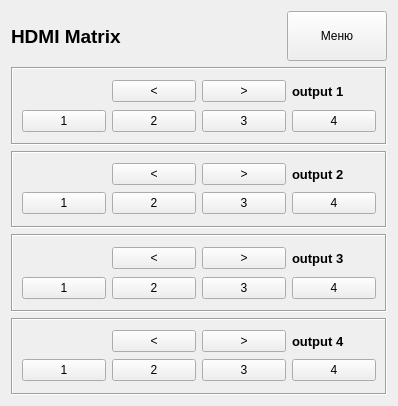
<?xml version="1.0" encoding="UTF-8"?>
<ui version="4.0">
 <class>FormHdmiRC</class>
 <widget class="QWidget" name="FormHdmiRC">
  <property name="windowModality">
   <enum>Qt::WindowModal</enum>
  </property>
  <property name="geometry">
   <rect>
    <x>0</x>
    <y>0</y>
    <width>398</width>
    <height>406</height>
   </rect>
  </property>
  <property name="sizePolicy">
   <sizepolicy hsizetype="Fixed" vsizetype="Fixed">
    <horstretch>0</horstretch>
    <verstretch>0</verstretch>
   </sizepolicy>
  </property>
  <property name="windowTitle">
   <string>Управление</string>
  </property>
  <layout class="QGridLayout" name="gridLayout">
   <item row="2" column="0">
    <widget class="QFrame" name="frameOut2">
     <property name="sizePolicy">
      <sizepolicy hsizetype="Preferred" vsizetype="Preferred">
       <horstretch>0</horstretch>
       <verstretch>0</verstretch>
      </sizepolicy>
     </property>
     <property name="font">
      <font>
       <strikeout>false</strikeout>
      </font>
     </property>
     <property name="frameShape">
      <enum>QFrame::Box</enum>
     </property>
     <property name="frameShadow">
      <enum>QFrame::Sunken</enum>
     </property>
     <property name="midLineWidth">
      <number>0</number>
     </property>
     <layout class="QGridLayout" name="gridLayout_3">
      <item row="1" column="2">
       <widget class="QPushButton" name="btnOut2_inp3">
        <property name="font">
         <font>
          <strikeout>false</strikeout>
          <kerning>true</kerning>
         </font>
        </property>
        <property name="text">
         <string>3</string>
        </property>
       </widget>
      </item>
      <item row="1" column="0">
       <widget class="QPushButton" name="btnOut2_inp1">
        <property name="font">
         <font>
          <strikeout>false</strikeout>
          <kerning>true</kerning>
         </font>
        </property>
        <property name="text">
         <string>1</string>
        </property>
       </widget>
      </item>
      <item row="0" column="1">
       <widget class="QPushButton" name="btnOut2_prev">
        <property name="font">
         <font>
          <strikeout>false</strikeout>
          <kerning>true</kerning>
         </font>
        </property>
        <property name="text">
         <string>&lt;</string>
        </property>
       </widget>
      </item>
      <item row="1" column="1">
       <widget class="QPushButton" name="btnOut2_inp2">
        <property name="font">
         <font>
          <strikeout>false</strikeout>
          <kerning>true</kerning>
         </font>
        </property>
        <property name="text">
         <string>2</string>
        </property>
       </widget>
      </item>
      <item row="0" column="3">
       <widget class="QLabel" name="lbOut2">
        <property name="font">
         <font>
          <pointsize>10</pointsize>
          <weight>75</weight>
          <bold>true</bold>
          <strikeout>false</strikeout>
         </font>
        </property>
        <property name="text">
         <string>output 2</string>
        </property>
       </widget>
      </item>
      <item row="0" column="2">
       <widget class="QPushButton" name="btnOut2_next">
        <property name="font">
         <font>
          <strikeout>false</strikeout>
          <kerning>true</kerning>
         </font>
        </property>
        <property name="text">
         <string>&gt;</string>
        </property>
        <property name="default">
         <bool>false</bool>
        </property>
        <property name="flat">
         <bool>false</bool>
        </property>
       </widget>
      </item>
      <item row="1" column="3">
       <widget class="QPushButton" name="btnOut2_inp4">
        <property name="font">
         <font>
          <strikeout>false</strikeout>
          <kerning>true</kerning>
         </font>
        </property>
        <property name="text">
         <string>4</string>
        </property>
       </widget>
      </item>
     </layout>
    </widget>
   </item>
   <item row="4" column="0">
    <widget class="QFrame" name="frameOut4">
     <property name="font">
      <font>
       <strikeout>false</strikeout>
      </font>
     </property>
     <property name="frameShape">
      <enum>QFrame::Box</enum>
     </property>
     <property name="frameShadow">
      <enum>QFrame::Sunken</enum>
     </property>
     <property name="midLineWidth">
      <number>0</number>
     </property>
     <layout class="QGridLayout" name="gridLayout_5">
      <item row="0" column="1">
       <widget class="QPushButton" name="btnOut4_prev">
        <property name="font">
         <font>
          <strikeout>false</strikeout>
          <kerning>true</kerning>
         </font>
        </property>
        <property name="text">
         <string>&lt;</string>
        </property>
       </widget>
      </item>
      <item row="0" column="2">
       <widget class="QPushButton" name="btnOut4_next">
        <property name="font">
         <font>
          <strikeout>false</strikeout>
          <kerning>true</kerning>
         </font>
        </property>
        <property name="text">
         <string>&gt;</string>
        </property>
        <property name="default">
         <bool>false</bool>
        </property>
        <property name="flat">
         <bool>false</bool>
        </property>
       </widget>
      </item>
      <item row="0" column="3">
       <widget class="QLabel" name="lbOut4">
        <property name="font">
         <font>
          <pointsize>10</pointsize>
          <weight>75</weight>
          <bold>true</bold>
          <strikeout>false</strikeout>
         </font>
        </property>
        <property name="text">
         <string>output 4</string>
        </property>
       </widget>
      </item>
      <item row="1" column="0">
       <widget class="QPushButton" name="btnOut4_inp1">
        <property name="font">
         <font>
          <strikeout>false</strikeout>
          <kerning>true</kerning>
         </font>
        </property>
        <property name="text">
         <string>1</string>
        </property>
       </widget>
      </item>
      <item row="1" column="1">
       <widget class="QPushButton" name="btnOut4_inp2">
        <property name="font">
         <font>
          <strikeout>false</strikeout>
          <kerning>true</kerning>
         </font>
        </property>
        <property name="text">
         <string>2</string>
        </property>
       </widget>
      </item>
      <item row="1" column="2">
       <widget class="QPushButton" name="btnOut4_inp3">
        <property name="font">
         <font>
          <strikeout>false</strikeout>
          <kerning>true</kerning>
         </font>
        </property>
        <property name="text">
         <string>3</string>
        </property>
       </widget>
      </item>
      <item row="1" column="3">
       <widget class="QPushButton" name="btnOut4_inp4">
        <property name="font">
         <font>
          <strikeout>false</strikeout>
          <kerning>true</kerning>
         </font>
        </property>
        <property name="text">
         <string>4</string>
        </property>
       </widget>
      </item>
     </layout>
    </widget>
   </item>
   <item row="3" column="0">
    <widget class="QFrame" name="frameOut3">
     <property name="font">
      <font>
       <strikeout>false</strikeout>
      </font>
     </property>
     <property name="frameShape">
      <enum>QFrame::Box</enum>
     </property>
     <property name="frameShadow">
      <enum>QFrame::Sunken</enum>
     </property>
     <property name="midLineWidth">
      <number>0</number>
     </property>
     <layout class="QGridLayout" name="gridLayout_4">
      <item row="0" column="1">
       <widget class="QPushButton" name="btnOut3_prev">
        <property name="font">
         <font>
          <strikeout>false</strikeout>
          <kerning>true</kerning>
         </font>
        </property>
        <property name="text">
         <string>&lt;</string>
        </property>
       </widget>
      </item>
      <item row="0" column="2">
       <widget class="QPushButton" name="btnOut3_next">
        <property name="font">
         <font>
          <strikeout>false</strikeout>
          <kerning>true</kerning>
         </font>
        </property>
        <property name="text">
         <string>&gt;</string>
        </property>
        <property name="default">
         <bool>false</bool>
        </property>
        <property name="flat">
         <bool>false</bool>
        </property>
       </widget>
      </item>
      <item row="0" column="3">
       <widget class="QLabel" name="lbOut3">
        <property name="font">
         <font>
          <pointsize>10</pointsize>
          <weight>75</weight>
          <bold>true</bold>
          <strikeout>false</strikeout>
         </font>
        </property>
        <property name="text">
         <string>output 3</string>
        </property>
       </widget>
      </item>
      <item row="1" column="0">
       <widget class="QPushButton" name="btnOut3_inp1">
        <property name="font">
         <font>
          <strikeout>false</strikeout>
          <kerning>true</kerning>
         </font>
        </property>
        <property name="text">
         <string>1</string>
        </property>
       </widget>
      </item>
      <item row="1" column="1">
       <widget class="QPushButton" name="btnOut3_inp2">
        <property name="font">
         <font>
          <strikeout>false</strikeout>
          <kerning>true</kerning>
         </font>
        </property>
        <property name="text">
         <string>2</string>
        </property>
       </widget>
      </item>
      <item row="1" column="2">
       <widget class="QPushButton" name="btnOut3_inp3">
        <property name="font">
         <font>
          <strikeout>false</strikeout>
          <kerning>true</kerning>
         </font>
        </property>
        <property name="text">
         <string>3</string>
        </property>
       </widget>
      </item>
      <item row="1" column="3">
       <widget class="QPushButton" name="btnOut3_inp4">
        <property name="font">
         <font>
          <strikeout>false</strikeout>
          <kerning>true</kerning>
         </font>
        </property>
        <property name="text">
         <string>4</string>
        </property>
       </widget>
      </item>
     </layout>
    </widget>
   </item>
   <item row="0" column="0">
    <widget class="QFrame" name="frameLabel">
     <property name="sizePolicy">
      <sizepolicy hsizetype="Preferred" vsizetype="Preferred">
       <horstretch>0</horstretch>
       <verstretch>0</verstretch>
      </sizepolicy>
     </property>
     <property name="minimumSize">
      <size>
       <width>0</width>
       <height>28</height>
      </size>
     </property>
     <property name="maximumSize">
      <size>
       <width>16777215</width>
       <height>50</height>
      </size>
     </property>
     <property name="baseSize">
      <size>
       <width>0</width>
       <height>28</height>
      </size>
     </property>
     <property name="frameShape">
      <enum>QFrame::Panel</enum>
     </property>
     <property name="frameShadow">
      <enum>QFrame::Sunken</enum>
     </property>
     <property name="lineWidth">
      <number>0</number>
     </property>
     <layout class="QHBoxLayout" name="horizontalLayout">
      <property name="leftMargin">
       <number>0</number>
      </property>
      <property name="topMargin">
       <number>0</number>
      </property>
      <property name="rightMargin">
       <number>0</number>
      </property>
      <property name="bottomMargin">
       <number>0</number>
      </property>
      <item>
       <widget class="QLabel" name="labelRC">
        <property name="sizePolicy">
         <sizepolicy hsizetype="Preferred" vsizetype="Maximum">
          <horstretch>0</horstretch>
          <verstretch>0</verstretch>
         </sizepolicy>
        </property>
        <property name="minimumSize">
         <size>
          <width>0</width>
          <height>28</height>
         </size>
        </property>
        <property name="maximumSize">
         <size>
          <width>16777215</width>
          <height>50</height>
         </size>
        </property>
        <property name="font">
         <font>
          <pointsize>14</pointsize>
          <weight>75</weight>
          <bold>true</bold>
         </font>
        </property>
        <property name="text">
         <string>HDMI Matrix</string>
        </property>
       </widget>
      </item>
      <item>
       <widget class="QPushButton" name="btnMenu">
        <property name="sizePolicy">
         <sizepolicy hsizetype="Preferred" vsizetype="Preferred">
          <horstretch>0</horstretch>
          <verstretch>0</verstretch>
         </sizepolicy>
        </property>
        <property name="minimumSize">
         <size>
          <width>100</width>
          <height>28</height>
         </size>
        </property>
        <property name="maximumSize">
         <size>
          <width>100</width>
          <height>50</height>
         </size>
        </property>
        <property name="baseSize">
         <size>
          <width>100</width>
          <height>28</height>
         </size>
        </property>
        <property name="text">
         <string>Меню</string>
        </property>
       </widget>
      </item>
     </layout>
    </widget>
   </item>
   <item row="1" column="0">
    <widget class="QFrame" name="frameOut1">
     <property name="font">
      <font>
       <strikeout>false</strikeout>
      </font>
     </property>
     <property name="frameShape">
      <enum>QFrame::Box</enum>
     </property>
     <property name="frameShadow">
      <enum>QFrame::Sunken</enum>
     </property>
     <property name="midLineWidth">
      <number>0</number>
     </property>
     <layout class="QGridLayout" name="gridLayout_2">
      <item row="0" column="1">
       <widget class="QPushButton" name="btnOut1_prev">
        <property name="font">
         <font>
          <strikeout>false</strikeout>
          <kerning>true</kerning>
         </font>
        </property>
        <property name="text">
         <string>&lt;</string>
        </property>
       </widget>
      </item>
      <item row="0" column="3">
       <widget class="QLabel" name="lbOut1">
        <property name="font">
         <font>
          <pointsize>10</pointsize>
          <weight>75</weight>
          <bold>true</bold>
          <strikeout>false</strikeout>
         </font>
        </property>
        <property name="text">
         <string>output 1</string>
        </property>
       </widget>
      </item>
      <item row="1" column="1">
       <widget class="QPushButton" name="btnOut1_inp2">
        <property name="font">
         <font>
          <strikeout>false</strikeout>
          <kerning>true</kerning>
         </font>
        </property>
        <property name="text">
         <string>2</string>
        </property>
       </widget>
      </item>
      <item row="1" column="3">
       <widget class="QPushButton" name="btnOut1_inp4">
        <property name="font">
         <font>
          <strikeout>false</strikeout>
          <kerning>true</kerning>
         </font>
        </property>
        <property name="text">
         <string>4</string>
        </property>
       </widget>
      </item>
      <item row="1" column="2">
       <widget class="QPushButton" name="btnOut1_inp3">
        <property name="font">
         <font>
          <strikeout>false</strikeout>
          <kerning>true</kerning>
         </font>
        </property>
        <property name="text">
         <string>3</string>
        </property>
       </widget>
      </item>
      <item row="0" column="2">
       <widget class="QPushButton" name="btnOut1_next">
        <property name="font">
         <font>
          <strikeout>false</strikeout>
          <kerning>true</kerning>
         </font>
        </property>
        <property name="text">
         <string>&gt;</string>
        </property>
        <property name="default">
         <bool>false</bool>
        </property>
        <property name="flat">
         <bool>false</bool>
        </property>
       </widget>
      </item>
      <item row="1" column="0">
       <widget class="QPushButton" name="btnOut1_inp1">
        <property name="font">
         <font>
          <strikeout>false</strikeout>
          <kerning>true</kerning>
         </font>
        </property>
        <property name="text">
         <string>1</string>
        </property>
       </widget>
      </item>
     </layout>
    </widget>
   </item>
  </layout>
  <action name="ActClick">
   <property name="text">
    <string>ActClick</string>
   </property>
  </action>
  <action name="ActMenu">
   <property name="text">
    <string>ActMenu</string>
   </property>
   <property name="toolTip">
    <string>Настройки шаблонов и др</string>
   </property>
  </action>
 </widget>
 <tabstops>
  <tabstop>btnMenu</tabstop>
  <tabstop>btnOut1_prev</tabstop>
  <tabstop>btnOut1_next</tabstop>
  <tabstop>btnOut1_inp1</tabstop>
  <tabstop>btnOut1_inp2</tabstop>
  <tabstop>btnOut1_inp3</tabstop>
  <tabstop>btnOut1_inp4</tabstop>
  <tabstop>btnOut2_prev</tabstop>
  <tabstop>btnOut2_next</tabstop>
  <tabstop>btnOut2_inp1</tabstop>
  <tabstop>btnOut2_inp2</tabstop>
  <tabstop>btnOut2_inp3</tabstop>
  <tabstop>btnOut2_inp4</tabstop>
  <tabstop>btnOut3_prev</tabstop>
  <tabstop>btnOut3_next</tabstop>
  <tabstop>btnOut3_inp1</tabstop>
  <tabstop>btnOut3_inp2</tabstop>
  <tabstop>btnOut3_inp3</tabstop>
  <tabstop>btnOut3_inp4</tabstop>
  <tabstop>btnOut4_prev</tabstop>
  <tabstop>btnOut4_next</tabstop>
  <tabstop>btnOut4_inp1</tabstop>
  <tabstop>btnOut4_inp2</tabstop>
  <tabstop>btnOut4_inp3</tabstop>
  <tabstop>btnOut4_inp4</tabstop>
 </tabstops>
 <resources/>
 <connections>
  <connection>
   <sender>btnOut1_prev</sender>
   <signal>clicked()</signal>
   <receiver>ActClick</receiver>
   <slot>trigger()</slot>
   <hints>
    <hint type="sourcelabel">
     <x>155</x>
     <y>81</y>
    </hint>
    <hint type="destinationlabel">
     <x>-1</x>
     <y>-1</y>
    </hint>
   </hints>
  </connection>
  <connection>
   <sender>btnOut1_next</sender>
   <signal>clicked()</signal>
   <receiver>ActClick</receiver>
   <slot>trigger()</slot>
   <hints>
    <hint type="sourcelabel">
     <x>280</x>
     <y>81</y>
    </hint>
    <hint type="destinationlabel">
     <x>-1</x>
     <y>-1</y>
    </hint>
   </hints>
  </connection>
  <connection>
   <sender>btnOut1_inp2</sender>
   <signal>clicked()</signal>
   <receiver>ActClick</receiver>
   <slot>trigger()</slot>
   <hints>
    <hint type="sourcelabel">
     <x>155</x>
     <y>114</y>
    </hint>
    <hint type="destinationlabel">
     <x>-1</x>
     <y>-1</y>
    </hint>
   </hints>
  </connection>
  <connection>
   <sender>btnOut1_inp3</sender>
   <signal>clicked()</signal>
   <receiver>ActClick</receiver>
   <slot>trigger()</slot>
   <hints>
    <hint type="sourcelabel">
     <x>280</x>
     <y>114</y>
    </hint>
    <hint type="destinationlabel">
     <x>-1</x>
     <y>-1</y>
    </hint>
   </hints>
  </connection>
  <connection>
   <sender>btnOut1_inp4</sender>
   <signal>clicked()</signal>
   <receiver>ActClick</receiver>
   <slot>trigger()</slot>
   <hints>
    <hint type="sourcelabel">
     <x>376</x>
     <y>114</y>
    </hint>
    <hint type="destinationlabel">
     <x>-1</x>
     <y>-1</y>
    </hint>
   </hints>
  </connection>
  <connection>
   <sender>btnOut2_prev</sender>
   <signal>clicked()</signal>
   <receiver>ActClick</receiver>
   <slot>trigger()</slot>
   <hints>
    <hint type="sourcelabel">
     <x>155</x>
     <y>171</y>
    </hint>
    <hint type="destinationlabel">
     <x>-1</x>
     <y>-1</y>
    </hint>
   </hints>
  </connection>
  <connection>
   <sender>btnOut2_next</sender>
   <signal>clicked()</signal>
   <receiver>ActClick</receiver>
   <slot>trigger()</slot>
   <hints>
    <hint type="sourcelabel">
     <x>280</x>
     <y>171</y>
    </hint>
    <hint type="destinationlabel">
     <x>-1</x>
     <y>-1</y>
    </hint>
   </hints>
  </connection>
  <connection>
   <sender>btnOut2_inp1</sender>
   <signal>clicked()</signal>
   <receiver>ActClick</receiver>
   <slot>trigger()</slot>
   <hints>
    <hint type="sourcelabel">
     <x>40</x>
     <y>205</y>
    </hint>
    <hint type="destinationlabel">
     <x>-1</x>
     <y>-1</y>
    </hint>
   </hints>
  </connection>
  <connection>
   <sender>btnOut2_inp2</sender>
   <signal>clicked()</signal>
   <receiver>ActClick</receiver>
   <slot>trigger()</slot>
   <hints>
    <hint type="sourcelabel">
     <x>155</x>
     <y>205</y>
    </hint>
    <hint type="destinationlabel">
     <x>-1</x>
     <y>-1</y>
    </hint>
   </hints>
  </connection>
  <connection>
   <sender>btnOut2_inp3</sender>
   <signal>clicked()</signal>
   <receiver>ActClick</receiver>
   <slot>trigger()</slot>
   <hints>
    <hint type="sourcelabel">
     <x>280</x>
     <y>205</y>
    </hint>
    <hint type="destinationlabel">
     <x>-1</x>
     <y>-1</y>
    </hint>
   </hints>
  </connection>
  <connection>
   <sender>btnOut2_inp4</sender>
   <signal>clicked()</signal>
   <receiver>ActClick</receiver>
   <slot>trigger()</slot>
   <hints>
    <hint type="sourcelabel">
     <x>376</x>
     <y>205</y>
    </hint>
    <hint type="destinationlabel">
     <x>-1</x>
     <y>-1</y>
    </hint>
   </hints>
  </connection>
  <connection>
   <sender>btnOut3_prev</sender>
   <signal>clicked()</signal>
   <receiver>ActClick</receiver>
   <slot>trigger()</slot>
   <hints>
    <hint type="sourcelabel">
     <x>155</x>
     <y>261</y>
    </hint>
    <hint type="destinationlabel">
     <x>-1</x>
     <y>-1</y>
    </hint>
   </hints>
  </connection>
  <connection>
   <sender>btnOut3_next</sender>
   <signal>clicked()</signal>
   <receiver>ActClick</receiver>
   <slot>trigger()</slot>
   <hints>
    <hint type="sourcelabel">
     <x>280</x>
     <y>261</y>
    </hint>
    <hint type="destinationlabel">
     <x>-1</x>
     <y>-1</y>
    </hint>
   </hints>
  </connection>
  <connection>
   <sender>btnOut3_inp1</sender>
   <signal>clicked()</signal>
   <receiver>ActClick</receiver>
   <slot>trigger()</slot>
   <hints>
    <hint type="sourcelabel">
     <x>40</x>
     <y>295</y>
    </hint>
    <hint type="destinationlabel">
     <x>-1</x>
     <y>-1</y>
    </hint>
   </hints>
  </connection>
  <connection>
   <sender>btnOut3_inp2</sender>
   <signal>clicked()</signal>
   <receiver>ActClick</receiver>
   <slot>trigger()</slot>
   <hints>
    <hint type="sourcelabel">
     <x>155</x>
     <y>295</y>
    </hint>
    <hint type="destinationlabel">
     <x>-1</x>
     <y>-1</y>
    </hint>
   </hints>
  </connection>
  <connection>
   <sender>btnOut3_inp3</sender>
   <signal>clicked()</signal>
   <receiver>ActClick</receiver>
   <slot>trigger()</slot>
   <hints>
    <hint type="sourcelabel">
     <x>280</x>
     <y>295</y>
    </hint>
    <hint type="destinationlabel">
     <x>-1</x>
     <y>-1</y>
    </hint>
   </hints>
  </connection>
  <connection>
   <sender>btnOut3_inp4</sender>
   <signal>clicked()</signal>
   <receiver>ActClick</receiver>
   <slot>trigger()</slot>
   <hints>
    <hint type="sourcelabel">
     <x>376</x>
     <y>295</y>
    </hint>
    <hint type="destinationlabel">
     <x>-1</x>
     <y>-1</y>
    </hint>
   </hints>
  </connection>
  <connection>
   <sender>btnOut4_prev</sender>
   <signal>clicked()</signal>
   <receiver>ActClick</receiver>
   <slot>trigger()</slot>
   <hints>
    <hint type="sourcelabel">
     <x>149</x>
     <y>355</y>
    </hint>
    <hint type="destinationlabel">
     <x>-1</x>
     <y>-1</y>
    </hint>
   </hints>
  </connection>
  <connection>
   <sender>btnOut4_next</sender>
   <signal>clicked()</signal>
   <receiver>ActClick</receiver>
   <slot>trigger()</slot>
   <hints>
    <hint type="sourcelabel">
     <x>280</x>
     <y>355</y>
    </hint>
    <hint type="destinationlabel">
     <x>-1</x>
     <y>-1</y>
    </hint>
   </hints>
  </connection>
  <connection>
   <sender>btnOut4_inp1</sender>
   <signal>clicked()</signal>
   <receiver>ActClick</receiver>
   <slot>trigger()</slot>
   <hints>
    <hint type="sourcelabel">
     <x>40</x>
     <y>392</y>
    </hint>
    <hint type="destinationlabel">
     <x>-1</x>
     <y>-1</y>
    </hint>
   </hints>
  </connection>
  <connection>
   <sender>btnOut4_inp2</sender>
   <signal>clicked()</signal>
   <receiver>ActClick</receiver>
   <slot>trigger()</slot>
   <hints>
    <hint type="sourcelabel">
     <x>149</x>
     <y>392</y>
    </hint>
    <hint type="destinationlabel">
     <x>-1</x>
     <y>-1</y>
    </hint>
   </hints>
  </connection>
  <connection>
   <sender>btnOut4_inp3</sender>
   <signal>clicked()</signal>
   <receiver>ActClick</receiver>
   <slot>trigger()</slot>
   <hints>
    <hint type="sourcelabel">
     <x>280</x>
     <y>392</y>
    </hint>
    <hint type="destinationlabel">
     <x>-1</x>
     <y>-1</y>
    </hint>
   </hints>
  </connection>
  <connection>
   <sender>btnOut4_inp4</sender>
   <signal>clicked()</signal>
   <receiver>ActClick</receiver>
   <slot>trigger()</slot>
   <hints>
    <hint type="sourcelabel">
     <x>376</x>
     <y>392</y>
    </hint>
    <hint type="destinationlabel">
     <x>-1</x>
     <y>-1</y>
    </hint>
   </hints>
  </connection>
  <connection>
   <sender>btnMenu</sender>
   <signal>clicked()</signal>
   <receiver>ActMenu</receiver>
   <slot>trigger()</slot>
   <hints>
    <hint type="sourcelabel">
     <x>382</x>
     <y>22</y>
    </hint>
    <hint type="destinationlabel">
     <x>-1</x>
     <y>-1</y>
    </hint>
   </hints>
  </connection>
  <connection>
   <sender>btnOut1_inp1</sender>
   <signal>clicked()</signal>
   <receiver>ActClick</receiver>
   <slot>trigger()</slot>
   <hints>
    <hint type="sourcelabel">
     <x>62</x>
     <y>115</y>
    </hint>
    <hint type="destinationlabel">
     <x>-1</x>
     <y>-1</y>
    </hint>
   </hints>
  </connection>
 </connections>
</ui>
